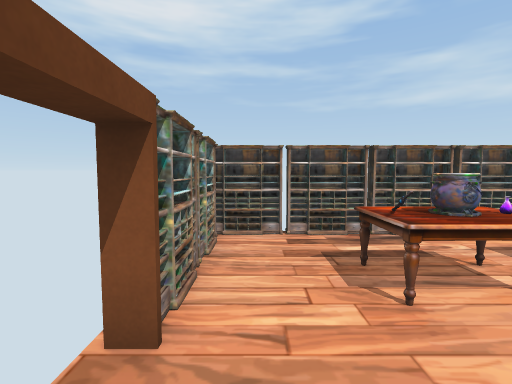
[1] (above)

21 first-person views from a walk through a scene from a Unity 3-D project. The camera is 1.4 m above the floor, tilts 4° down and sees 85° across. The floor is counted in squares, 1 m on a side. Each view is taken from the middle of a square. On the plan, view 1 faces up. The plan holds only what a view shows up to about 14 squares ahead; the rest is blank. Door leaves are left out, so doorways stand open.

[2]
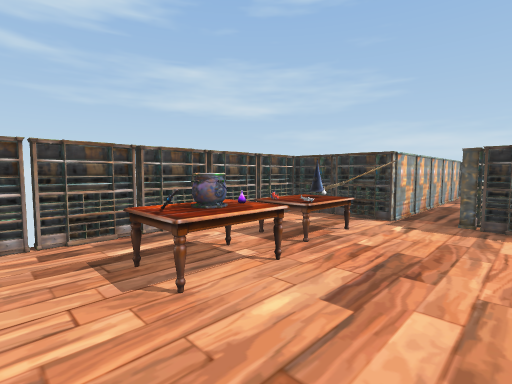

[3]
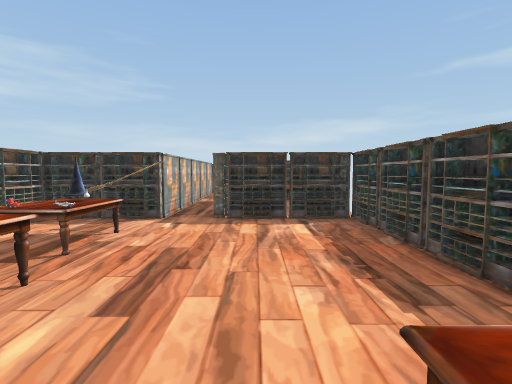

[4]
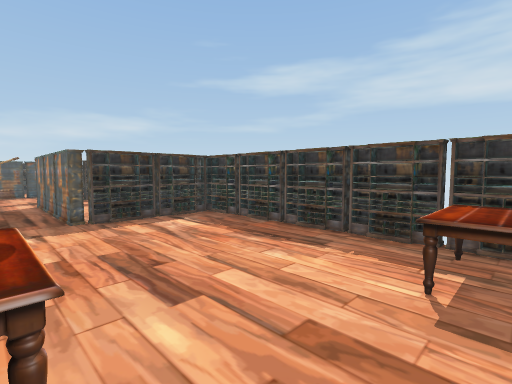

[5]
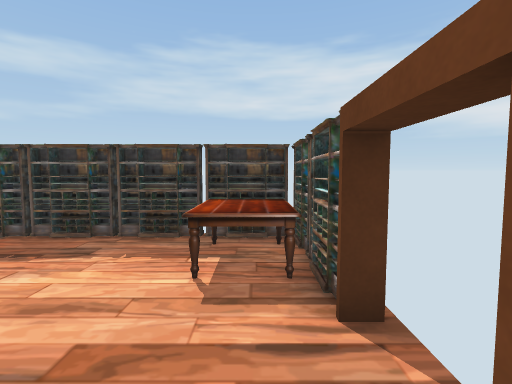

[6]
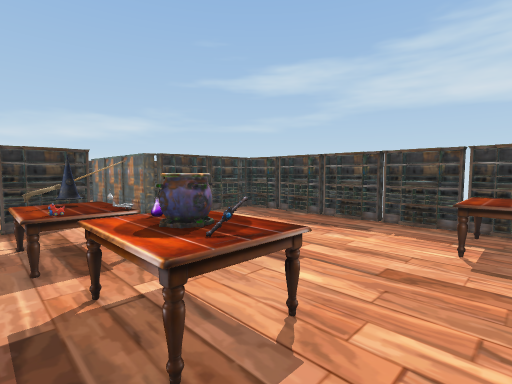

[7]
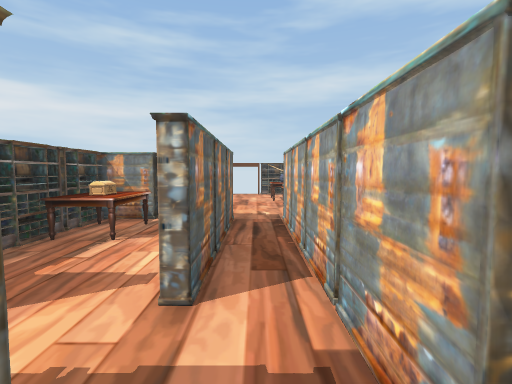

[8]
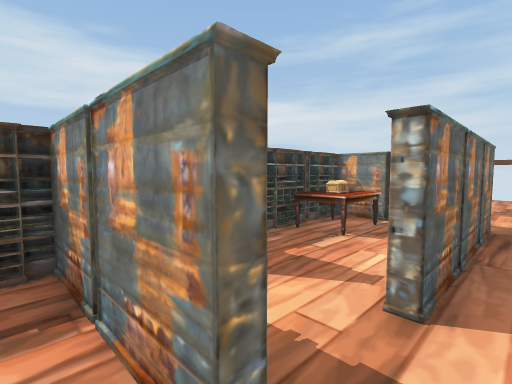

[9]
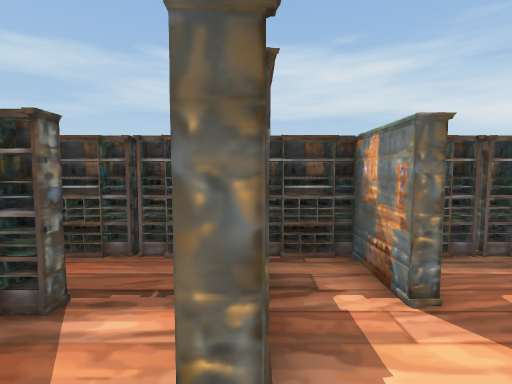

[10]
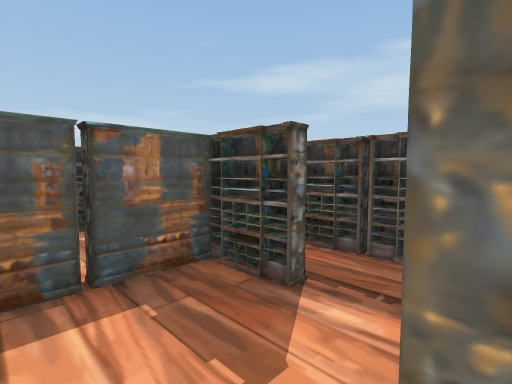

[11]
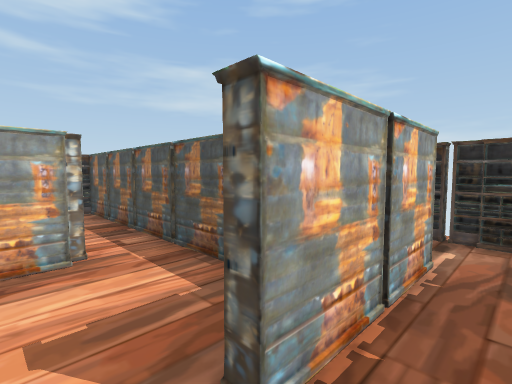

[12]
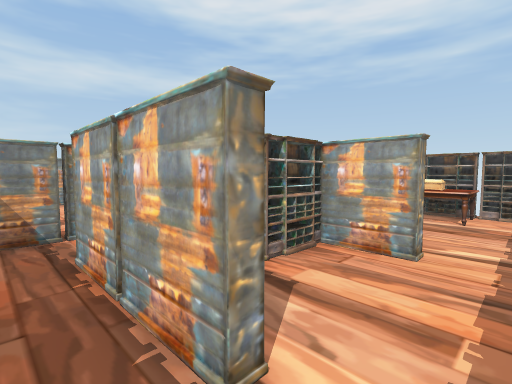

[13]
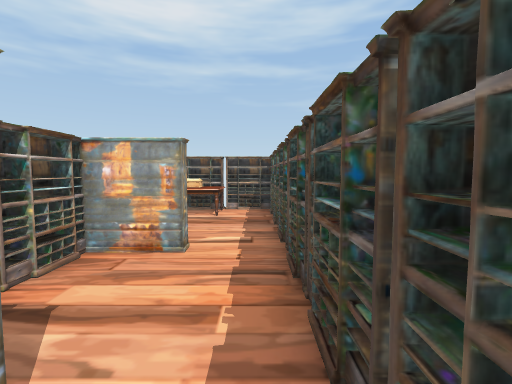

[14]
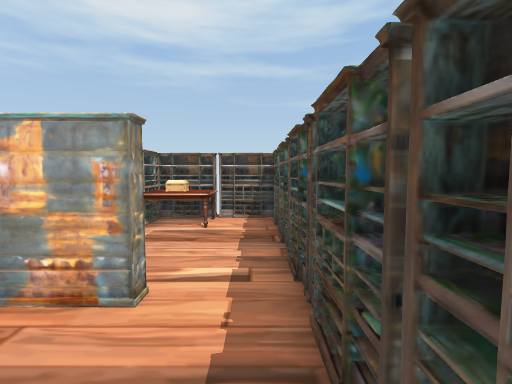

[15]
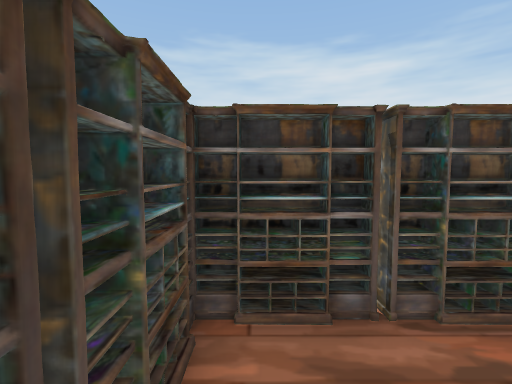

[16]
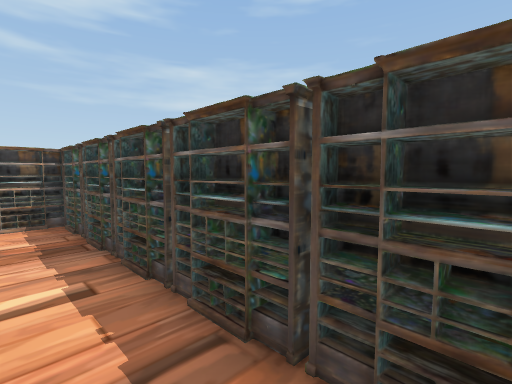

[17]
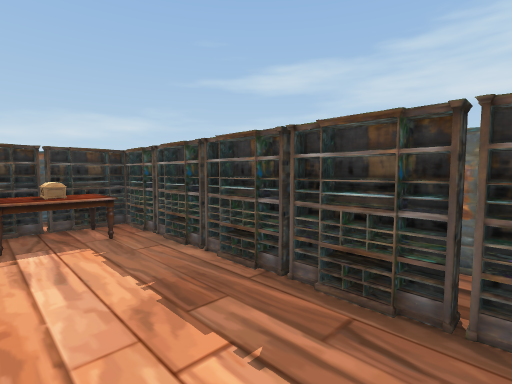

[18]
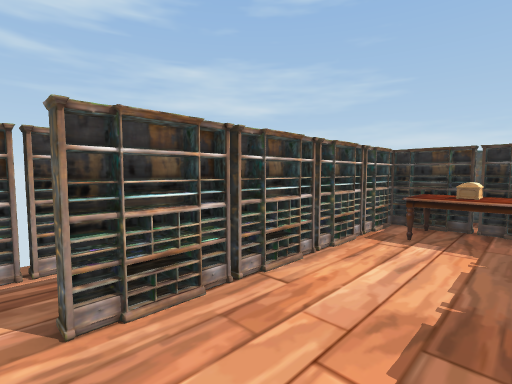

[19]
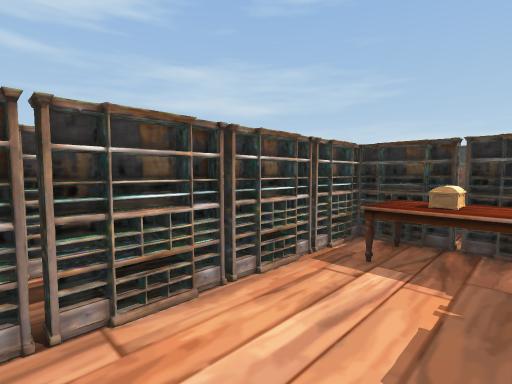

[20]
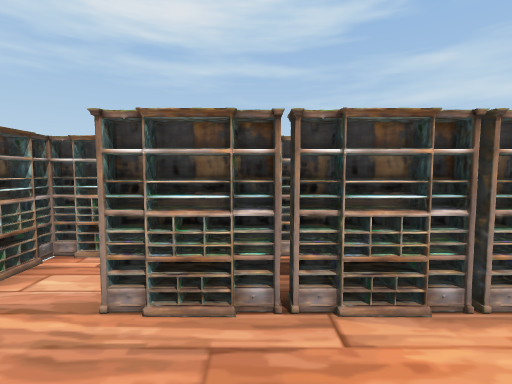

[21]
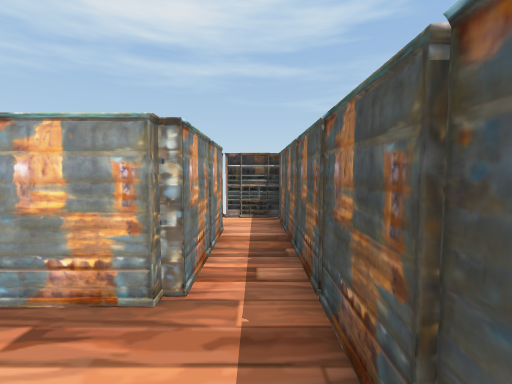

### Floor plan
Key: @ floor where view 1 was taken; # wall or solid block; x gap in a wall; . floor; D open door; = window, fence, low wall or low ledge; O other object.
Columns run from 1 left of view 1 to 24 right of it. Each row starts with its distance up from view 1.
  9           #####    #######
  8           #....    ..#OO.#
  7           #.########.#OO.#
  6 ######### #......OO#.#...#
  5 #.....OO= #......OO#.#...#
  4 #..OO.OO###......OO#.#...#
  3 #..OO.OO############.##..#
  2 D....................#...#
  1 D.........######.#...#...#
  0 #@.......##......#...#...#
 -1 #OO......##OO..#.#..###..#
 -2 #OO......##OO..#.#.......#
 -3 ####x#x###################

Where each view was taken, in squares from view 1:
view 1: 0 up, 0 right, facing up
view 2: 0 up, 0 right, facing up-right
view 3: 0 up, 0 right, facing right
view 4: 3 up, 0 right, facing down-right
view 5: 3 up, 0 right, facing down
view 6: 5 up, 0 right, facing down-right
view 7: 2 up, 17 right, facing left
view 8: 2 up, 17 right, facing down-left
view 9: 2 up, 16 right, facing down
view 10: 2 up, 16 right, facing down-right
view 11: 2 down, 17 right, facing up-right
view 12: 2 down, 23 right, facing up-left
view 13: 2 down, 23 right, facing up
view 14: 0 up, 23 right, facing up
view 15: 0 up, 23 right, facing down
view 16: 0 up, 22 right, facing up-right
view 17: 6 up, 10 right, facing down-right
view 18: 4 up, 10 right, facing up-right
view 19: 4 up, 12 right, facing up-right
view 20: 4 up, 12 right, facing up
view 21: 0 up, 19 right, facing up
